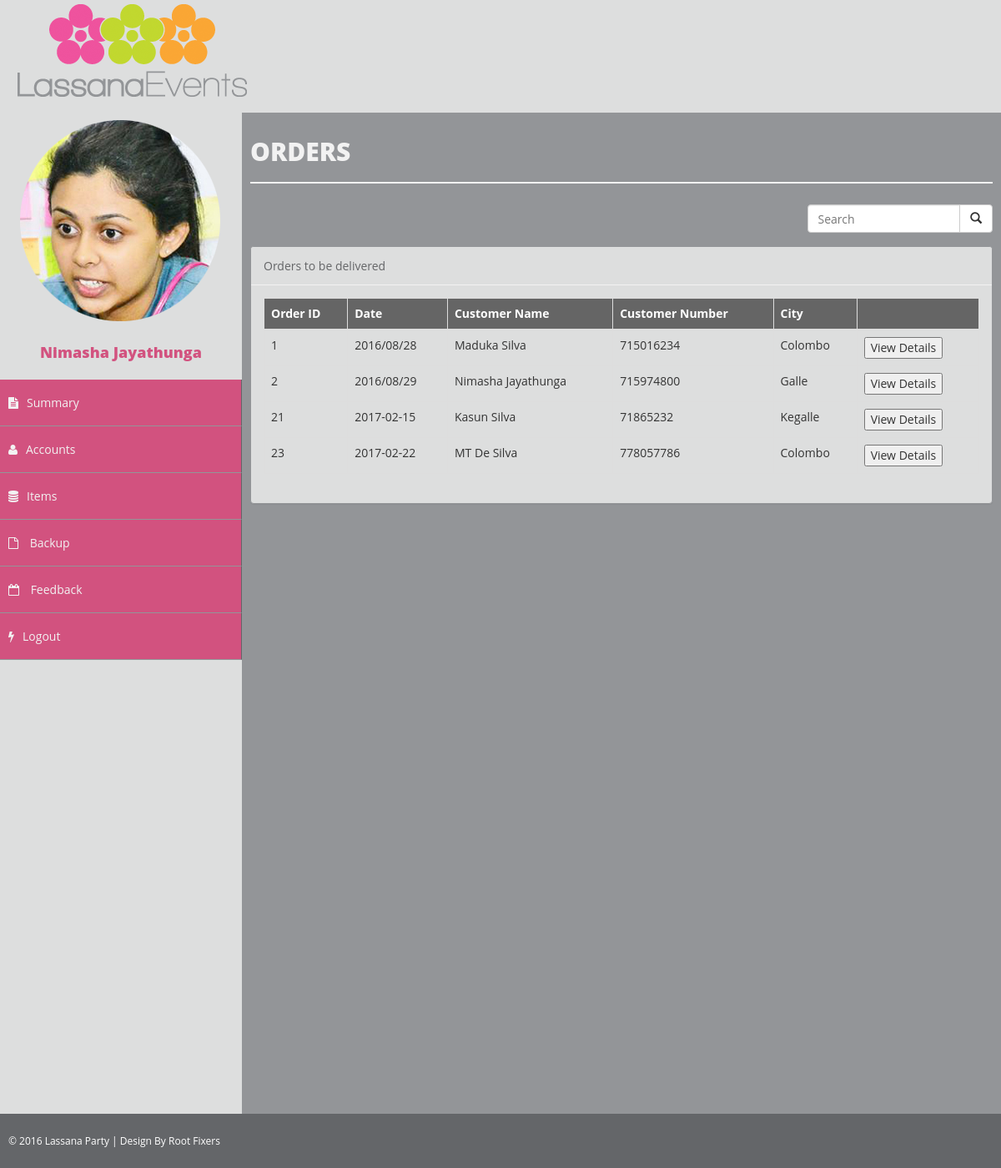
Screenshot of /admin/orders.php (signed in) with the database file from the repository.
### tables this page shows
CREATE TABLE IF NOT EXISTS `users1` (
  `uid` int(11) NOT NULL AUTO_INCREMENT,
  `employee_type` varchar(30) NOT NULL,
  `upass` varchar(50) NOT NULL,
  `uname` varchar(30) DEFAULT NULL,
  `fullname` varchar(100) NOT NULL,
  `contact` int(10) NOT NULL,
  `NIC` varchar(10) DEFAULT NULL,
  `Address` varchar(75) NOT NULL,
  `uemail` varchar(70) NOT NULL,
  `location` varchar(100) NOT NULL,
  PRIMARY KEY (`uid`),
  UNIQUE KEY `uname` (`uname`,`uemail`),
  KEY `NIC` (`NIC`)
);

CREATE TABLE IF NOT EXISTS `orders` (
  `order_id` int(10) NOT NULL,
  `cname` varchar(50) NOT NULL,
  `cnumber` int(10) NOT NULL,
  `items` varchar(200) DEFAULT NULL,
  `Quantity` int(11) DEFAULT NULL,
  `date` varchar(30) NOT NULL,
  `time` varchar(20) DEFAULT NULL,
  `city` varchar(30) NOT NULL,
  `address` varchar(150) NOT NULL,
  `specialnotes` varchar(200) DEFAULT NULL,
  PRIMARY KEY (`order_id`)
);

### config/class.user.php (called while the page is built, shortened)
<?php
   	class User{
   		public $db;
   		public function __construct(){
   			$this->db = new mysqli(DB_SERVER, DB_USERNAME, DB_PASSWORD, DB_DATABASE);
   		}
       	public function get_fullname($uid){
       		$sql3="SELECT fullname FROM users1 WHERE uid = $uid";
   	        $result = mysqli_query($this->db,$sql3);
   	        $user_data = mysqli_fetch_array($result);
   	        return $user_data['fullname'];
       	}
   	}
   ?>

### admin/orders.php (the view, shortened to what this page needs)
<?php
   include_once '../config/class.user.php';
   $user = new User();
   $uid = $_SESSION['uid'];
   ?>
<!DOCTYPE html>
<head>
</head>
<body>
    <div id="wrapper">
        <?php include '../config/adminheader.php'; ?>
        <div id="page-wrapper">
            <div id="page-inner">
                <div class="row">
                    <div class="col-md-12">
                        <h1 class="page-head-line">Orders</h1>
                    </div>
                </div>
               <div class="col-sm-3 col-md-3 pull-right">
            <form style="margin-top:15px;" method="post" action="searchorder.php">
               <div class="input-group">
                  <input type="text" class="form-control" placeholder="Search" name="srch" id="srch-term">
                  <div class="input-group-btn">
                     <button class="btn btn-default" type="submit"><i class="glyphicon glyphicon-search"></i></button>
                  </div>
               </div>
            </form>
         </div>
         <br/>
         <br>
            <div style="margin-top:15px;" class="row">
                <div class="col-md-12">
                    <div class="panel panel-info">
                        <div class="panel-heading">
                            Orders to be delivered
                        </div>
                        <div class="panel-body">
                             <?php
                        include '../config/db_confg.php';
                            $select = "SELECT * FROM orders ";
                            $result = mysqli_query($conn, $select);
                            if ( mysqli_num_rows($result) > 0) {
                                echo ('<div class="table-responsive"><table border=1 class="table table-bordered" >
                                    <thead style="background-color:#656565;color:#ffffff;">
                                    <tr>
                                        <th>Order ID</th>
                                        <th>Date</th>
                                        <th>Customer Name</th>
                                        <th>Customer Number</th>
                                        <th>City</th>
                                        <th></th>
                                    </tr></thead>');
                                    echo("<tbody>");
                                    while($row = mysqli_fetch_assoc($result)) {
                                        echo (
                                        "<tr>
                                            <form method=\"post\" action=\"showorders.php\">
                                                <td>" . $row["order_id"] . "</td>
                                                <td>" . $row["date"] . "</td>
                                                <td>" . $row["cname"] . "</td>
                                                <td>" . $row["cnumber"] . "</td>
                                                <td>" . $row["city"] . "</td>
                                                <td>
                                                <input name=\"resid\" type=\"hidden\" id=\"resid\" value=\"".$row["order_id"]."\"\>
                                                <input class=\"delete1\" name=\"show\" type=\"submit\" id=\"show\" value=\"View Details\">
                                                </td>
                                            </form>
                                        </tr>");
                                    }
                                   echo ("</tbody></table></div>");
                        }
                        ?>
                </div>
            </div>
            </div>
        </div>
    </div>
            </div>
    <?php include '../config/footer.php'; ?>
</body>
</html>

### config/adminheader.php (shortened to what this page needs)
<html>
    <head>
    <link href="../assets/css/bootstrap.css" rel="stylesheet" />
    <link href="../assets/css/font-awesome.css" rel="stylesheet" />
    <link href="../assets/css/basic.css" rel="stylesheet" />
    <link href="../assets/css/custom.css" rel="stylesheet" />
    <link href="../assets/css/sweetalert2.css" rel="stylesheet" />
    </head>
<body>
    <nav class="navbar navbar-cls-top " role="navigation" >
            <img  src="../assets/img/logo.png" style="margin:5px " >
    </nav>
        <nav class="navbar-side" role="navigation">
            <div class="sidebar-collapse">
                <ul class="nav" id="main-menu">
                    <li>
                        <?php
                        include '../config/db_confg.php';
                        $query = $conn->query("select * from users1 where uid='$uid'");
                        while($row = mysqli_fetch_assoc($query)){
                        ?>
                        <div class="user-img-div">
                            <img class="photo" src="<?php echo $row['location']; ?>" >
                            <?php } ?>
                            <br><br>
                            <div class="inner-text">
                               <?php echo $user->get_fullname($uid); ?>
                            </div>
                        </div>
                    </li>
                    <li>
                        <a  data-toggle="collapse" data-parent="#nothing" href="#collapseSummary"><i class="fa fa-file-text"></i>Summary </a>
                    </li>
                    <li>
                        <a data-toggle="collapse" data-parent="#nothing" href="#collapseAccounts"><i class="fa fa-user "></i>Accounts</a>
                    </li>
                     <li>
                        <a data-toggle="collapse" data-parent="#nothing" href="#collapseItems"><i class="fa fa-database "></i>Items </a>
                    </li>
                    <li>
                        <a href="backup.php"><i class="fa fa-file-o "></i> Backup</a></li>
                    <li>
                        <a href="contactMsg.php"><i class="fa fa-calendar-o "></i> Feedback</a></li>
                    <li>
                        <a href='../config/login.php'><i class="fa fa-flash "></i>Logout</a>
                    </li>
                </ul>
            </div>
        </nav>
</body>
</html>

### assets/css/basic.css (style rules this page uses)
body { font-family: 'Questrial', sans-serif; line-height:25px; font-family: 'Open Sans',serif; }
.user-img-div { background-color: #dddede; }
.user-img-div .inner-text { text-align: center; position: relative; color: #D2527F; font-weight: 800; padding-bottom: 20px; font-size: 18px; }
.navbar-side { border: none; background-color: #646669; z-index: 1; position: absolute; width: 290px; margin-top: 15px; }
.sidebar-collapse .nav { padding: 0; height: 100%; }
.sidebar-collapse .nav > li > a { color: #f2f2f2; background: #D2527F; text-shadow: none; padding: 15px 40px; border-bottom: 1px solid #939598; padding: 15px 10px; border-right:1px solid #646669; }
#wrapper { width: 100%; background-color: #dddede; line-height:25px; font-family: 'Open Sans',serif; }
#page-wrapper { min-height: 600px; background: #dddede; margin: 0 0 0 260px; padding: 15px 0px 0px 30px; }
#page-inner { width: 100%; margin: 0px; background-color: #939598!important; padding: 10px; min-height: 1200px; }
.page-head-line { font-size: 30px; text-transform: uppercase; color: #f2f2f2; font-weight: 800; padding-bottom: 20px; border-bottom: 2px solid #f2f2f2; margin-bottom: 10px; }
.navbar-cls-top { background: #dddede; border: none; height: 100px; }
.nav > li > a > i { margin-right: 10px; }
.navbar { border-radius: 0px; }
.panel-info { border-color: #939598; background-color: #dddede; }
.panel-body { border-color: #f2f2f2; }
.panel-info > .panel-heading { color: #656668; background-color: #dddede; border-color: #f2f2f2; }
thead { color: #939598; background-color: #f2f2f2; border:#656668; }
.table-bordered { border-bottom-style: inset; }

### css/custom.css (style rules this page uses)
ul { list-style: none; }
li a { color: #f2f2f2; }

### config/adminheader.php (style rules this page uses)
body { font-family: 'Questrial', sans-serif; }

### rows the page displays
users1: location (picture), fullname "Nimasha Jayathunga"
orders: order_id "1", date "2016/08/28", cname "Maduka Silva", cnumber "715016234", city "Colombo"
orders: order_id "2", date "2016/08/29", cname "Nimasha Jayathunga", cnumber "715974800", city "Galle"
orders: order_id "21", date "2017-02-15", cname "Kasun Silva", cnumber "71865232", city "Kegalle"
orders: order_id "23", date "2017-02-22", cname "MT De Silva", cnumber "778057786", city "Colombo"
